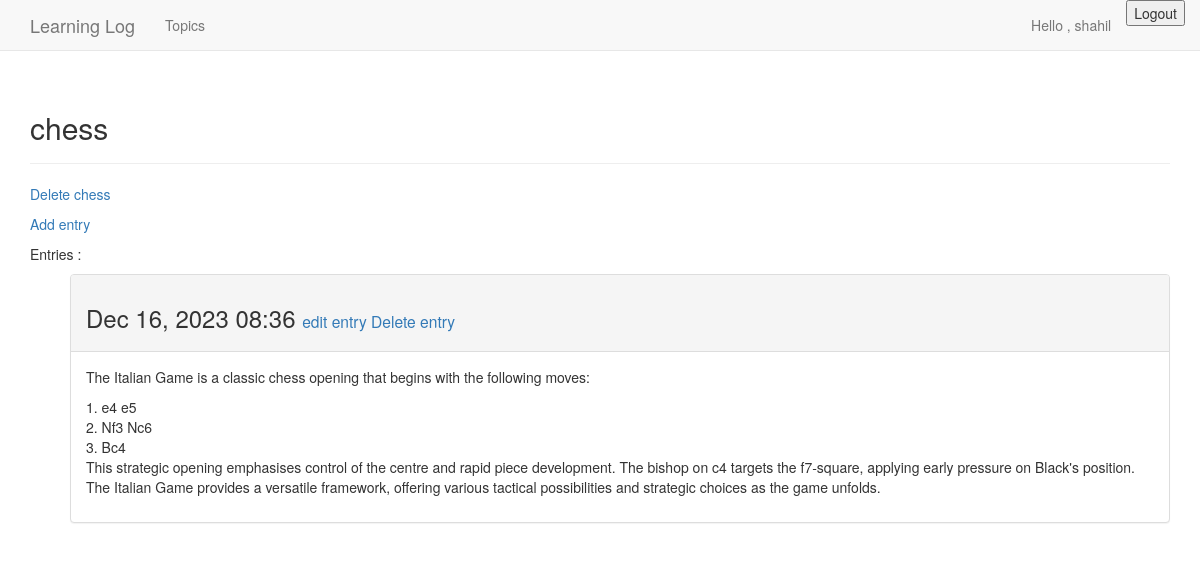
The page /topics/1/ (signed in) on the database its author committed.
### learnLogs/models.py (models this page shows, shortened)
class Topic(models.Model):
    text = models.CharField(max_length=200)
    date_added = models.DateTimeField(auto_now_add=True)
    owner = models.ForeignKey(User,on_delete = models.CASCADE)
    def __str__(self):
        return self.text

class Entry(models.Model):
    topic = models.ForeignKey(Topic,on_delete=models.CASCADE)
    text = models.TextField()
    date_added = models.DateTimeField(auto_now_add=True)
    class Meta:
        verbose_name_plural = 'entries'

### learnLogs/views.py (the view)
# urls.py: path('topics/<int:topic_id>/',views.topic,name = 'topic'),
@login_required
def topic(request,topic_id):
    topic = Topic.objects.get(id = topic_id)
    if topic.owner != request.user:
        raise Http404
    entries = topic.entry_set.order_by('-date_added')
    context = {'topic':topic,'entries':entries}
    return render(request,'learnLogs/topic.html',context)

### learnLogs/templates/learnLogs/topic.html
{% extends 'learnLogs/base.html'%}
{% block header %}
    <h2>{{ topic }}</h2>
{% endblock header %}
{% block content %}
<p><a href="{% url 'learnLogs:del_topic' topic.id%}">Delete {{topic}}</a></p>
<p>
    <a href = "{% url 'learnLogs:new_entry' topic.id %}">Add entry</a>
</p>
<p>Entries :</p>
<ul>
    {% for entry in entries%}
    <div class="panel panel-default">
         <div class="panel-heading">
            <h3>
                {{ entry.date_added|date:'M d, Y H:i' }}
                <small>
                    <a href="{% url 'learnLogs:edit_entry' entry.id %}">
                    edit entry</a>
                    <a href="{% url 'learnLogs:del_entry' entry.id %}">Delete entry</a>
                </small>
            </h3>
        </div>
        <div class="panel-body">
            {{ entry.text|linebreaks }}
    </div>
         </div>
    {% empty %}
        <li>There are No entries for this topic.</li>
    {% endfor %}
</ul>
{% endblock content %}

### learnLogs/templates/learnLogs/base.html (shortened to what this page needs)
{% load bootstrap3 %}
<!DOCTYPE html>
<html lang="en">
<head>
    {% bootstrap_css %}
</head>
<body>
    <nav class = "navbar navbar-default navbar-static-top">
        <div class = "container">
            <div class = "navbar-header">
                <a class="navbar-brand" href="{% url 'learnLogs:index' %}">
                    Learning Log
                </a>
            </div>
            <div id = "navbar" class = "navbar-collapse collapse">
                <ul class = "nav navbar-nav">
                    {% if user.is_authenticated %}
                        <li><a href="{% url 'learnLogs:topics' %}">Topics</a></li>
                    {% endif %}
                </ul>
                <ul class = "nav navbar-nav navbar-right">
                    {% if user.is_authenticated %}
                        <li><a>Hello , {{user.username}}</a></li>
                        <li id = "logout_form"><form action="{% url 'accounts:logout' %}" method="post">
                                <button name="submit">Logout</button>
                            </form>
                        </li>
                    {% else %}
                        <li><a href="{% url 'accounts:register' %}">register</a></li>
                        <li><a href="{% url 'accounts:login' %}">log in</a></li>
                    {% endif %}
                </ul>
            </div>
        </div>
    </nav>
    <div class = "container">
        <div class = "page-header">
            {% block header %}
            {% endblock header %}
        </div>
        <div>
            {% block content %}{% endblock content %}
        </div>
</body>
</html>

### rows shown on the page
Topic: text "chess"
Entry: date_added "Dec 16, 2023 08:36", text "The Italian Game is a classic chess opening that begins with the following moves: 1. e4 e5 2. Nf3 Nc6 3. Bc4 This strategic opening emphasises control of the centre and rapid piece development. The bishop on c4 targets the f7-square, applying early pressure on Black's position. The Italian Game provides a versatile framework, offering various tactical possibilities and strategic choices as the game unfolds."

### other values the page prints
{{ user.username }} "shahil"
